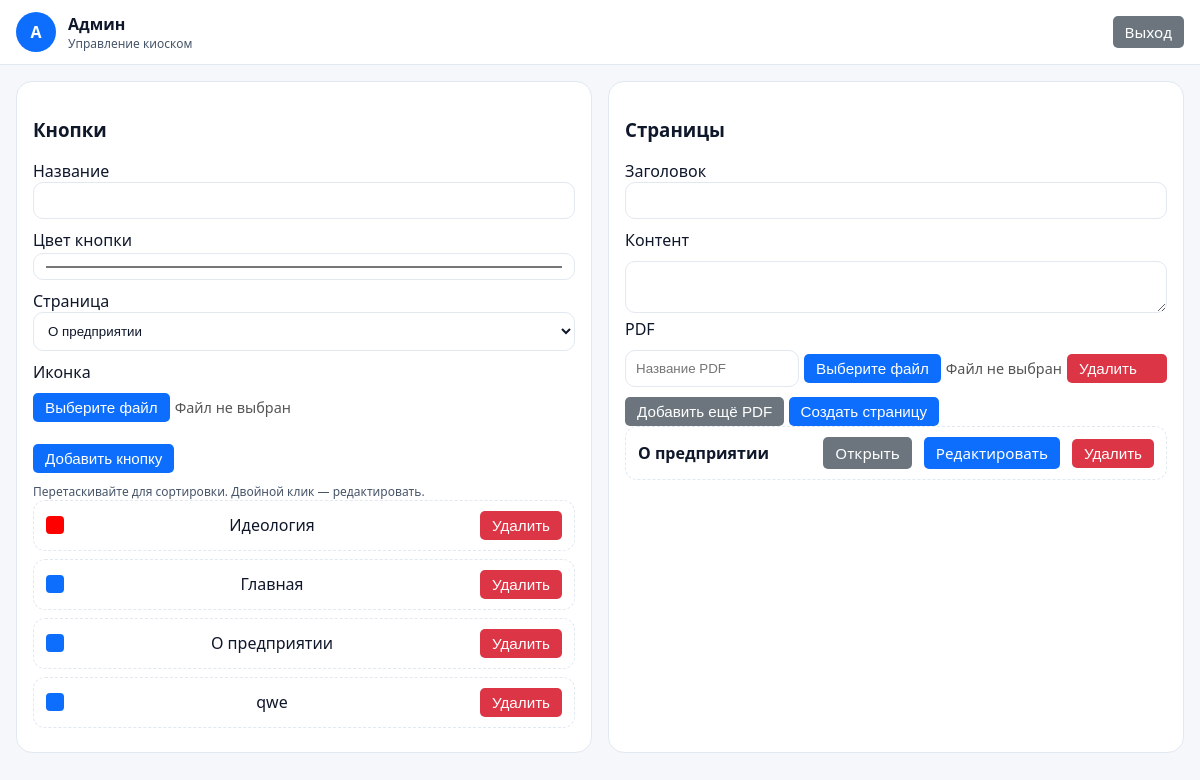
The page /admin (signed in) on the database its author committed.
### tables this page shows
CREATE TABLE buttons(
        id INTEGER PRIMARY KEY AUTOINCREMENT,
        title TEXT NOT NULL,
        color TEXT,
        icon_path TEXT,
        page_id INTEGER,
        position INTEGER DEFAULT 0,
        FOREIGN KEY(page_id) REFERENCES pages(id)
    );

CREATE TABLE pages(
        id INTEGER PRIMARY KEY AUTOINCREMENT,
        title TEXT NOT NULL,
        content TEXT,
        image_path TEXT,
        pdf_path TEXT
    );

### app.py (the view)
@app.route("/admin")
def admin():
    redir = require_auth()
    if redir: return redir
    conn = db()
    pages = conn.execute("SELECT * FROM pages ORDER BY id DESC").fetchall()
    buttons = conn.execute("SELECT * FROM buttons ORDER BY position ASC").fetchall()
    conn.close()
    return render_template("admin_dashboard.html", pages=pages, buttons=buttons)

### app.py (called while the page is built)
def db():
    conn = sqlite3.connect(DB_PATH)
    conn.row_factory = sqlite3.Row
    return conn

@app.context_processor
def inject_theme():
    return {"current_theme": "light"}

def require_auth():
    if not session.get("auth"):
        return redirect(url_for("login"))
    return None

### templates/admin_dashboard.html (shortened to what this page needs)
{% extends 'base.html' %}
{% block body %}
<header class="topbar">
  <div class="brand">
    <div class="logo-circle">A</div>
    <div class="org">
      <div class="org-title">Админ</div>
      <div class="org-sub">Управление киоском</div>
    </div>
  </div>
  <a class="btn btn-secondary" href="{{ url_for('logout') }}">Выход</a>
</header>
<main class="admin-main grid-2">
  <section class="card">
    <h3>Кнопки</h3>
    <form id="buttonForm" class="form" action="{{ url_for('admin_button_create') }}" method="post" enctype="multipart/form-data">
      <label>Название<input name="title" required></label>
      <label>Цвет кнопки<input name="color" type="color" value="#0d6efd"></label>
      <label>Страница
        <select name="page_id" required>
          {% for p in pages %}
          <option value="{{ p['id'] }}">{{ p['title'] }}</option>
          {% endfor %}
        </select>
      </label>
      <label>Иконка</label>
      <div class="custom-file">
        <button type="button" class="btn btn-primary" onclick="document.getElementById('iconFile').click();">Выберите файл</button>
        <span class="file-name" id="iconFileName">Файл не выбран</span>
      </div>
      <br>
      <button class="btn btn-primary" type="submit">Добавить кнопку</button>
    </form>
    <div class="reorder-help">Перетаскивайте для сортировки. Двойной клик — редактировать.</div>
    <ul id="buttonsList" class="list">
      {% for b in buttons %}
      <li class="list-item" draggable="true" data-id="{{ b['id'] }}" data-title="{{ b['title'] }}" data-color="{{ b['color'] or '#0d6efd' }}" data-page-id="{{ b['page_id'] }}">
        <span class="badge" style="background: {{ b['color'] or '#0d6efd' }}"></span>
        <span class="item-title">{{ b['title'] }}</span>
        <div class="right">
          <form class="inline" action="{{ url_for('admin_button_delete', bid=b['id']) }}" method="post" onsubmit="return confirm('Удалить кнопку?')">
            <button class="btn btn-danger" type="submit">Удалить</button>
          </form>
        </div>
      </li>
      {% endfor %}
    </ul>
  </section>
  <section class="card">
    <h3>Страницы</h3>
    <form class="form" action="{{ url_for('admin_page_create') }}" method="post" enctype="multipart/form-data">
      <label>Заголовок<input name="title" required></label>
      <label>Контент</label>
      <textarea id="content" name="content">{{ page['content'] if page else '' }}</textarea>
      <label>PDF</label>
      <div id="pdfContainer">
        {% if pdfs %}
          {% for pdf in pdfs %}
          <div class="pdfItem">
            <input type="text" name="pdf_titles[]" value="{{ pdf['title'] }}" placeholder="Название PDF" required>
            <div class="custom-file">
              <input type="file" name="pdfs[]" class="file-input" accept=".pdf">
              <button type="button" class="btn btn-primary" onclick="this.previousElementSibling.click();">Выберите файл</button>
              <span class="file-name">Файл не выбран</span>
            </div>
            <button type="button" class="btn btn-danger removePdfBtn">Удалить</button>
          </div>
          {% endfor %}
        {% else %}
          <div class="pdfItem">
            <input type="text" name="pdf_titles[]" placeholder="Название PDF" required>
            <div class="custom-file">
              <button type="button" class="btn btn-primary" onclick="this.previousElementSibling.click();">Выберите файл</button>
              <span class="file-name">Файл не выбран</span>
            </div>
            <button type="button" class="btn btn-danger removePdfBtn">Удалить</button>
          </div>
        {% endif %}
      </div>
      <button type="button" id="addPdfBtn" class="btn btn-secondary">Добавить ещё PDF</button>
      <button class="btn btn-primary" type="submit">Создать страницу</button>
    </form>
    <ul class="list">
  {% for p in pages %}
  <li class="list-item">
    <strong>{{ p['title'] }}</strong>
    <div class="right">
      <a class="btn btn-secondary" href="{{ url_for('page', pid=p['id']) }}" target="_blank">Открыть</a>
      <a class="btn btn-primary" href="{{ url_for('admin_page_edit', pid=p['id']) }}">Редактировать</a>
      <form class="inline" action="{{ url_for('admin_page_delete', pid=p['id']) }}" method="post" onsubmit="return confirm('Удалить страницу?')">
        <button class="btn btn-danger" type="submit">Удалить</button>
      </form>
    </div>
  </li>
  {% endfor %}
</ul>
  </section>
</main>
{% endblock %}

### static/css/theme.css (style rules this page uses)
:root { --bg: #f5f7fb; --fg: #0f172a; --muted: #475569; --card: #ffffff; --primary: #0d6efd; --border: #e2e8f0; }
* { box-sizing: border-box; }
html, body { height: 100%; }
body { margin: 0; background: var(--bg); color: var(--fg); font-family: system-ui, -apple-system, Segoe UI, Roboto, Arial, sans-serif; }
.topbar, .bottombar { display: flex; align-items: center; gap: 12px; padding: 12px 16px; border-bottom: 1px solid var(--border); background: var(--card); }
.brand { display: flex; align-items: center; gap: 12px; }
.logo-circle { width: 40px; height: 40px; border-radius: 50%; background: var(--primary); color: #fff; display:flex; align-items:center; justify-content:center; font-weight: 700; }
.org-title { font-weight: 700; }
.org-sub { color: var(--muted); font-size: 12px; }
.btn, .btn-outline { padding: 8px 14px; border-radius: 10px; text-decoration: none; display: inline-flex; align-items: center; gap: 8px; }
.btn { background: var(--primary); color: white; border: none; }
.admin-main { padding: 16px; display: grid; gap: 16px; }
.grid-2 { grid-template-columns: repeat(auto-fit, minmax(360px, 1fr)); }
.card { background: var(--card); border: 1px solid var(--border); border-radius: 16px; padding: 16px; }
.form label { display:block; margin-bottom: 10px; }
.form input, .form textarea, .form select { width: 100%; padding: 10px; border: 1px solid var(--border); border-radius: 10px; background: transparent; color: var(--fg); }
.list { list-style: none; padding: 0; margin: 0; }
.list-item { padding: 10px 12px; border: 1px dashed var(--border); border-radius: 12px; margin-bottom: 8px; display:flex; align-items:center; gap: 10px; justify-content: space-between; }
.list-item .badge { width: 18px; height: 18px; border-radius: 4px; display:inline-block; }
.list-item .right { display:flex; gap: 12px; align-items:center; }
.list-item .inline { display:inline; }
.reorder-help { color: var(--muted); font-size: 12px; margin-top: 10px; }

### templates/admin_dashboard.html (style rules this page uses)
.pdfItem { margin-bottom: 10px; display:flex; gap:5px; align-items:center; }
.pdfItem input[type="text"] { flex:2; }
.pdfItem .removePdfBtn { flex:1; }
.custom-file { display: flex; align-items: center; gap: 5px; }
.file-name { font-size: 0.9em; color: #555; }
.btn, .btn-primary, .btn-secondary, .btn-danger { color: #fff; border: none; padding: 6px 12px; border-radius: 5px; cursor: pointer; font-size: 0.95em; transition: all 0.2s; }
.btn-primary { background-color: #0d6efd; }
.btn-secondary { background-color: #6c757d; }
.btn-danger { background-color: #dc3545; }

### rows shown on the page
buttons: title "Идеология"
buttons: title "Главная"
buttons: title "О предприятии"
buttons: title "qwe"
pages: title "О предприятии"

### other values the page prints
form field page_id "О предприятии"
